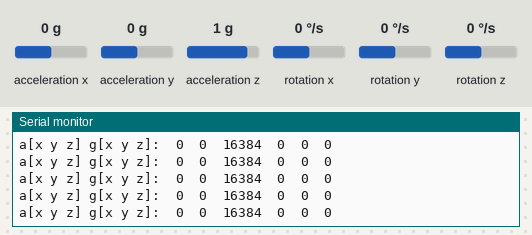
A sketch run on a simulated Arduino Uno, built with avr-gcc and run on an emulated ATmega328P. On the bench: the last lines printed to the serial monitor. The test bench sets the inputs (shaded band); at power-on: acceleration z 1 g, acceleration x 0 g, acceleration y 0 g, rotation x 0 °/s, rotation y 0 °/s, rotation z 0 °/s.

Above: at 1.2 s.
1.3 s: acceleration z set to 0 g
At 1.37 s:
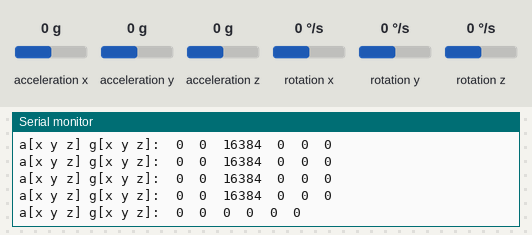
4.3 s: acceleration x set to -1.4 g
At 4.4 s:
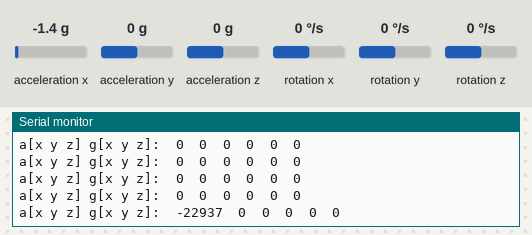
5.8 s: acceleration y set to -1.4 g
At 5.87 s:
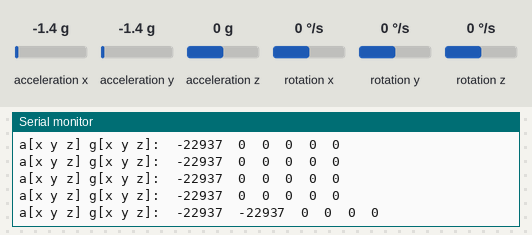
8.8 s: rotation x set to -192 °/s
At 8.8 s:
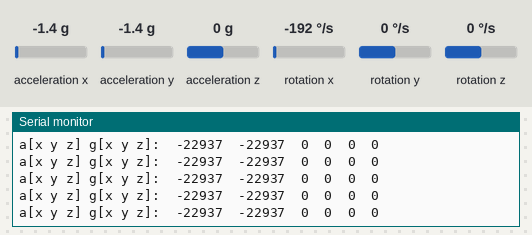
10.3 s: rotation y set to -192 °/s
At 10.38 s:
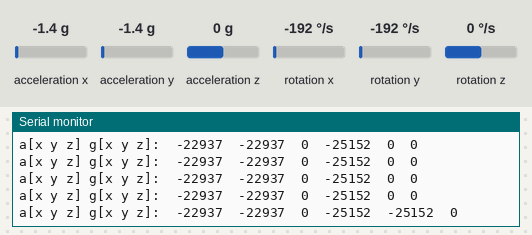
11.8 s: acceleration x set to 0 g
At 11.85 s:
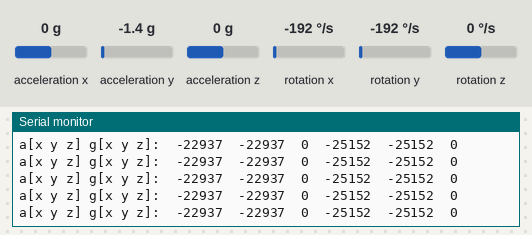

The sketch:

mpu6050_v3.ino
```cpp
// Librerias I2C para controlar el mpu6050
// la libreria MPU6050.h necesita I2Cdev.h, I2Cdev.h necesita Wire.h
#include <I2Cdev.h>
#include <MPU6050.h>
#include <Wire.h>

// La dirección del MPU6050 puede ser 0x68 o 0x69, dependiendo
// del estado de AD0. Si no se especifica, 0x68 estará implicito
MPU6050 sensor;

// Valores RAW (sin procesar) del acelerometro y giroscopio en los ejes x,y,z
int16_t ax, ay, az; //Acelerometro
int16_t gx, gy, gz; //Giroscopio

void setup() {
  Serial.begin(9600);    //Iniciando puerto serial
  Wire.begin();           //Iniciando I2C
  sensor.initialize();    //Iniciando el sensor

  if (sensor.testConnection()) Serial.println("Sensor iniciado correctamente");
  else Serial.println("Error al iniciar el sensor");
}

void loop() {
  // Leer las aceleraciones y velocidades angulares
  sensor.getAcceleration(&ax, &ay, &az); //lee la aceleración de los componentes x-y-z como parámetro
  sensor.getRotation(&gx, &gy, &gz); //La segunda función realiza la lectura de la velocidad angular y guarda las lecturas en sus respectivas variables

  //Mostrar las lecturas separadas por un [tab]
  Serial.print("a[x y z] g[x y z]:\t");
  Serial.print(ax); Serial.print("\t");
  Serial.print(ay); Serial.print("\t");
  Serial.print(az); Serial.print("\t");
  Serial.print(gx); Serial.print("\t");
  Serial.print(gy); Serial.print("\t");
  Serial.println(gz);

  delay(100);
}
```

Measured:
- after the input at 1.3 s, the serial monitor: prints a new line after 0.07 s (image 1)
- after the input at 4.3 s, the serial monitor: prints a new line after 0.10 s (image 2)
- after the input at 5.8 s, the serial monitor: prints a new line after 0.06 s (image 3)
- after the input at 10.3 s, the serial monitor: prints a new line after 0.08 s (image 5)
